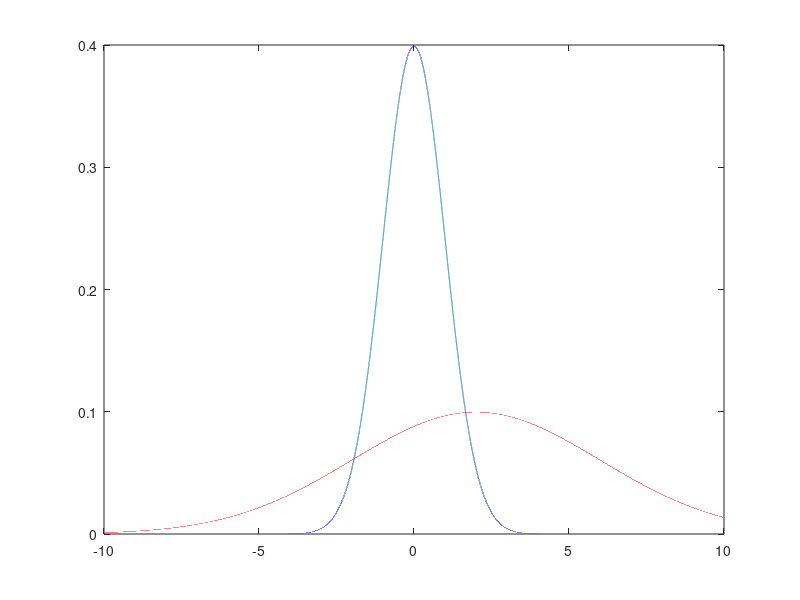

Here is the MATLAB script that generated this plot: (Note: this script raises an error after producing the figure.)

%% 1.	Sketch the likelihood function
clc
x1 = -10:0.0001:10;
y1 = normpdf(x1,0,1);
x2 = -10:0.0001:10;
y2 = normpdf(x2,2,4);
plot(x1,y1,x2,y2);
fun(5,0,1)
fun(5,2,4)
%%
%%

clc
evidence = y1*0.6  + y2*0.4;

plot(evidence)
evidence_5 = fun(5,0,1)*0.6 + fun(5,2,4)*04
%%
clc
posterior1 = (y1*0.6)./(y1*0.6  + y2*0.4);
posterior2 = (y2*0.4)./(y1*0.6  + y2*0.4);
plot(x1,posterior1,x2,posterior2);
grid on;
posterior1_5 = (fun(5,0,1)*0.6)./evidence_5
posterior2_5 = (fun(5,2,4)*0.4)./evidence_5

%%
%likelihood ratio
clc
R = y1./y2;
plot(x1,R);
grid on

% When x = 5 likelihood ratio 
R_5 = fun(5,0,1)./fun(5,2,4)
%%
clc
threshold=4/3;
c1=(R>=threshold);
c2=(R<threshold);
R1=c1.*(4*posterior2);
R2=c2.*(2*posterior1);
plot(x1,R1,x2,R2);
4*posterior2_5*evidence_5
2*posterior1_5*evidence_5

%%

function [p] = fun(x,mean,sd)
   p = (1/(sd*(sqrt(2*pi))))*(exp(-0.5*((x-mean)^2)/sd^2));


end

 
